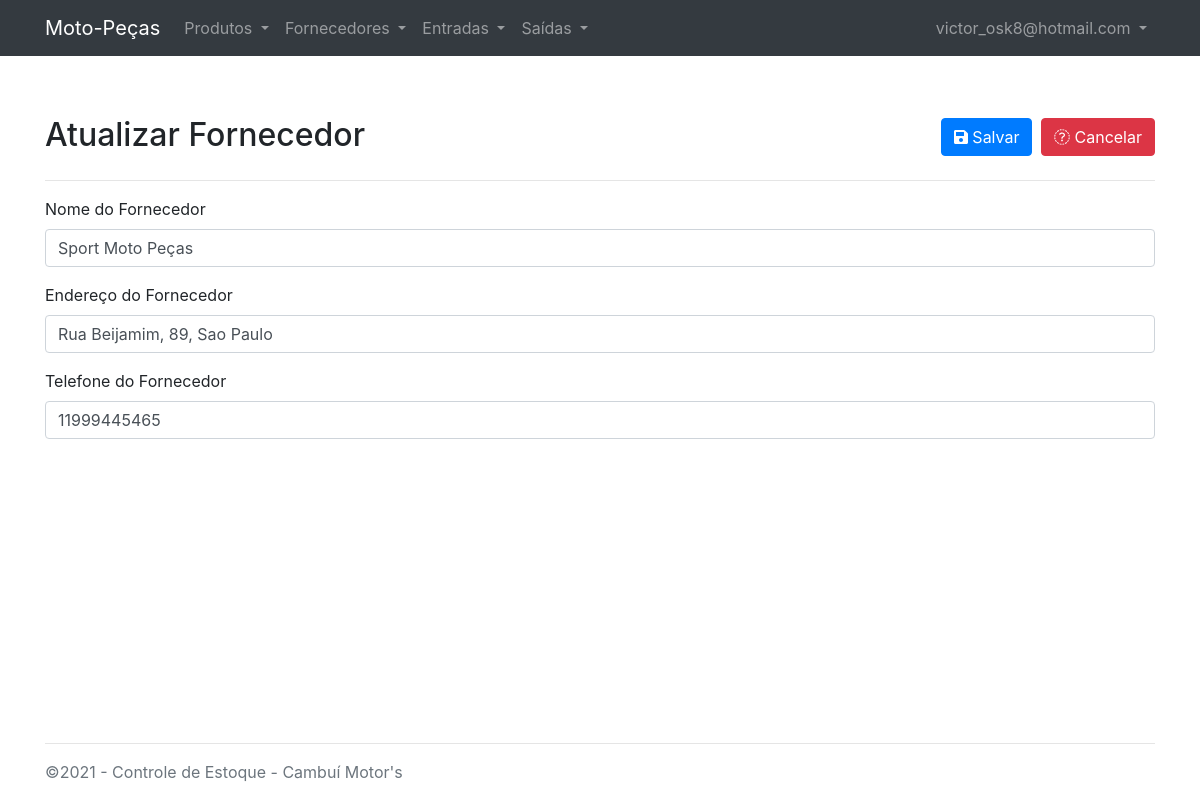
Page /fornecedores/edit.php?id=67705993000178 (signed in) on the committed database.
### tables this page shows
CREATE TABLE fornecedor (
	id char(14) primary key,
	nome varchar(45) not null,
	endereco varchar(50),
	telefone varchar(12)
);

### fornecedores/functions.php (called while the page is built, shortened)
<?php
    function find($table = null, $id = null){
        $link = open_database();
        $found = null;
        try {
            if ($id){
                $sql = "SELECT * FROM $table WHERE id = $id ";
                $exec = $link->query($sql);
                if ($exec->num_rows > 0) {
                    $found = $exec->fetch_assoc();
                }
            }
            else {
                $sql = "SELECT * FROM $table";
                $exec = $link->query($sql);
                if ($exec->num_rows > 0 ){
                    $found = $exec->fetch_all(MYSQLI_ASSOC);
                }
            }
        }
        catch (Exception $e)
        {
            $found = null;
        }
        return $found;
    }
    function edit_fornecedor($table) {
        if (isset($_GET['id'])){
            if (!empty($_POST['fornecedor']) and isset($_POST['fornecedor'])){
                $fornecedor = $_POST['fornecedor'];
                update($table, $_GET['id'], $fornecedor);
                echo '<script>window.location="/web/loja_moto/fornecedores"</script>';
            }
            else {
                $fornecedor = find($table, $_GET['id']);
            }
        }
        else {
            echo '<script>window.location="'. BASEURL. '"</script>';
        }
    }
?>

### fornecedores/edit.php (the view, shortened to what this page needs)
<?php
    require_once 'functions.php';
    edit_fornecedor('fornecedor');
?>
<form action="" method="POST">
    <header style="margin-top: 60px">
        <div class="row">
            <div class="col-sm-6">
                <h2>Atualizar Fornecedor</h2>
            </div>
            <div class="col-sm-6 text-right h2">
                <button type="submit" class="btn btn-primary" ><i class="fa fa-save"></i> Salvar</button>
                <a class="btn btn-danger" href="index.php"><i class="fa fa-refresh"></i> Cancelar</a>
            </div>
        </div>
    </header>
    <hr>
    <div class="row">
        <div class="form-group col-md-12">
            <label for="">Nome do Fornecedor</label>
            <input type="text" class="form-control" value="<?php echo $fornecedor['nome'];?>"
            placeholder="Nome do Fornecedor" name="fornecedor[nome]" required>
        </div>
        <div class="form-group col-md-12">
            <label for="">Endereço do Fornecedor</label>
            <input type="text" class="form-control" value="<?php echo $fornecedor['endereco'];?>"
            placeholder="Endereço do Fornecedor" name="fornecedor[endereco]" required>
        </div>
        <div class="form-group col-md-12">
            <label for="">Telefone do Fornecedor</label>
            <input type="tel" class="form-control" value="<?php echo $fornecedor['telefone'];?>"
            placeholder="Telefone do Fornecedor" name="fornecedor[telefone]" required>
        </div>
    </div>
</form>

### rows in the picture
fornecedor: nome "Sport Moto Peças", endereco "Rua Beijamim, 89, Sao Paulo", telefone "11999445465"

### other values in the picture
$_SESSION['email'] "victor_osk8@hotmail.com"
